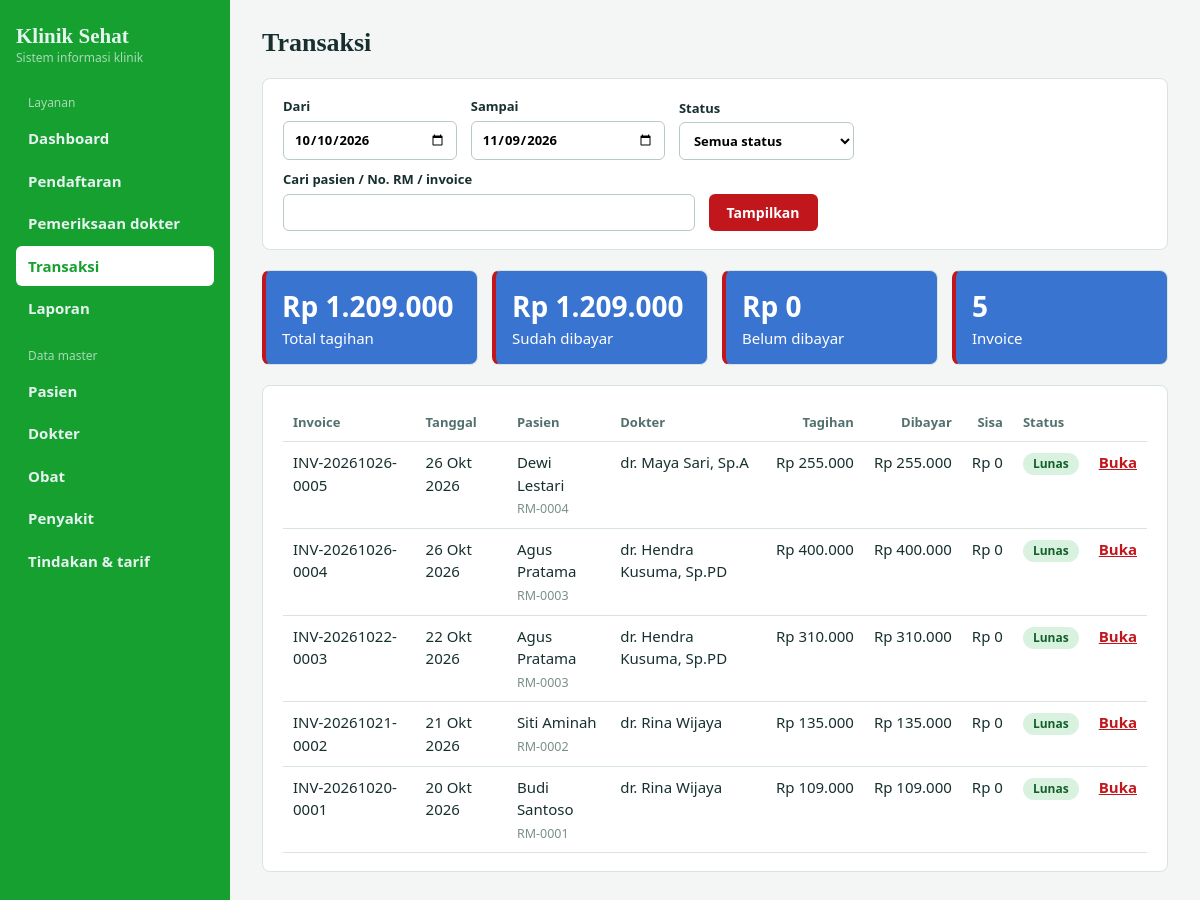
Page /transaksi.php on the committed database.
### tables this page shows
CREATE TABLE transaksi (
    id_transaksi      INT AUTO_INCREMENT PRIMARY KEY,
    no_invoice        VARCHAR(20) NOT NULL UNIQUE,
    id_kunjungan      INT NOT NULL UNIQUE,
    tanggal_transaksi DATETIME NOT NULL DEFAULT CURRENT_TIMESTAMP,
    subtotal          DECIMAL(12,2) NOT NULL DEFAULT 0,
    diskon            DECIMAL(12,2) NOT NULL DEFAULT 0,
    total_tagihan     DECIMAL(12,2) GENERATED ALWAYS AS (subtotal - diskon) STORED,
    total_dibayar     DECIMAL(12,2) NOT NULL DEFAULT 0,
    status_bayar      ENUM('Belum Bayar','Sebagian','Lunas','Batal') NOT NULL DEFAULT 'Belum Bayar',
    catatan           TEXT,
    CONSTRAINT fk_transaksi_kunjungan FOREIGN KEY (id_kunjungan)
        REFERENCES kunjungan(id_kunjungan) ON UPDATE CASCADE ON DELETE RESTRICT,
    CONSTRAINT chk_diskon CHECK (diskon >= 0),
    CONSTRAINT chk_dibayar CHECK (total_dibayar >= 0),
    INDEX idx_tanggal_transaksi (tanggal_transaksi),
    INDEX idx_status_bayar (status_bayar)
);

CREATE TABLE pasien (
    id_pasien       INT AUTO_INCREMENT PRIMARY KEY,
    no_rekam_medis  VARCHAR(15)  NOT NULL UNIQUE,
    nik             CHAR(16)     UNIQUE,
    nama_pasien     VARCHAR(100) NOT NULL,
    tanggal_lahir   DATE         NOT NULL,
    jenis_kelamin   ENUM('L','P') NOT NULL,
    golongan_darah  ENUM('A','B','AB','O','Tidak Tahu') NOT NULL DEFAULT 'Tidak Tahu',
    alamat          TEXT,
    no_telp         VARCHAR(15),
    alergi          TEXT,
    tanggal_daftar  DATETIME     NOT NULL DEFAULT CURRENT_TIMESTAMP,
    INDEX idx_nama_pasien (nama_pasien)
);

CREATE TABLE dokter (
    id_dokter       INT AUTO_INCREMENT PRIMARY KEY,
    nama_dokter     VARCHAR(100) NOT NULL,
    id_spesialisasi INT          NOT NULL,
    no_sip          VARCHAR(30)  NOT NULL UNIQUE,    
    no_telp         VARCHAR(15),
    email           VARCHAR(100),
    status_aktif    TINYINT(1)   NOT NULL DEFAULT 1,
    CONSTRAINT fk_dokter_spesialisasi FOREIGN KEY (id_spesialisasi)
        REFERENCES spesialisasi(id_spesialisasi)
        ON UPDATE CASCADE ON DELETE RESTRICT
);

### transaksi.php (the view, shortened to what this page needs)
<?php
require_once __DIR__ . '/config.php';
$from = tanggal_valid($_GET['dari'] ?? '', date('Y-m-d', strtotime('-30 days')));
$to = tanggal_valid($_GET['sampai'] ?? '', date('Y-m-d'));
$search = trim($_GET['q'] ?? '');
$where = ['DATE(t.tanggal_transaksi) BETWEEN ? AND ?'];
$params = [$from, $to];
$list = rows(
    $pdo,
    'SELECT t.id_transaksi, t.no_invoice, t.tanggal_transaksi, t.total_tagihan, t.total_dibayar, t.status_bayar,
            (t.total_tagihan - t.total_dibayar) AS sisa,
            p.nama_pasien, p.no_rekam_medis, d.nama_dokter
     FROM transaksi t
     JOIN kunjungan k ON k.id_kunjungan = t.id_kunjungan
     JOIN pasien p    ON p.id_pasien = k.id_pasien
     JOIN dokter d    ON d.id_dokter = k.id_dokter
     WHERE ' . implode(' AND ', $where) . '
     ORDER BY t.tanggal_transaksi DESC, t.id_transaksi DESC
     LIMIT 300',
    $params
);
$billed = $received = $outstanding = 0;
foreach ($list as $item) {
    $billed += $item['total_tagihan'];
    $received += $item['total_dibayar'];
    $outstanding += $item['sisa'];
}
head('Transaksi', 'transaksi.php');
?>
<section>
    <form method="get" class="filters">
        <label>
            Dari
            <input type="date" name="dari" value="<?= e($from) ?>">
        </label>
        <label>
            Sampai
            <input type="date" name="sampai" value="<?= e($to) ?>">
        </label>
        <label>
            Status
            <select name="status">
                <option value="">Semua status</option>
            </select>
        </label>
        <label>
            Cari pasien / No. RM / invoice
            <input name="q" value="<?= e($search) ?>">
        </label>
        <button>Tampilkan</button>
    </form>
</section>
<div class="stats">
    <div><b><?= e(rupiah($billed)) ?></b>Total tagihan</div>
    <div><b><?= e(rupiah($received)) ?></b>Sudah dibayar</div>
    <div><b><?= e(rupiah($outstanding)) ?></b>Belum dibayar</div>
    <div><b><?= count($list) ?></b>Invoice</div>
</div>
<section>
    <div class="scroll">
        <table>
            <tr>
                <th>Invoice</th>
                <th>Tanggal</th>
                <th>Pasien</th>
                <th>Dokter</th>
                <th class="n">Tagihan</th>
                <th class="n">Dibayar</th>
                <th class="n">Sisa</th>
                <th>Status</th>
                <th></th>
            </tr>
            <?php foreach ($list as $item): ?>
                <tr>
                    <td><?= e($item['no_invoice']) ?></td>
                    <td><?= e(tgl($item['tanggal_transaksi'])) ?></td>
                    <td>
                        <?= e($item['nama_pasien']) ?><br>
                        <small class="muted"><?= e($item['no_rekam_medis']) ?></small>
                    </td>
                    <td><?= e($item['nama_dokter']) ?></td>
                    <td class="n"><?= e(rupiah($item['total_tagihan'])) ?></td>
                    <td class="n"><?= e(rupiah($item['total_dibayar'])) ?></td>
                    <td class="n"><?= $item['status_bayar'] === 'Batal' ? '-' : e(rupiah($item['sisa'])) ?></td>
                    <td><?= badge($item['status_bayar']) ?></td>
                    <td class="r">
                        <a href="invoice.php?id=<?= e($item['id_transaksi']) ?>">
                            <?= in_array($item['status_bayar'], ['Belum Bayar', 'Sebagian'], true) ? 'Bayar' : 'Buka' ?>
                        </a>
                    </td>
                </tr>
            <?php endforeach; ?>
        </table>
    </div>
</section>
<?php foot(); ?>

### config.php (shortened to what this page needs)
<?php
function e(mixed $value): string
{
    return htmlspecialchars((string) $value, ENT_QUOTES, 'UTF-8');
}
function rupiah(float|int|string $value): string
{
    return 'Rp ' . number_format((float) $value, 0, ',', '.');
}
function tgl(?string $value, bool $withTime = false): string
{
    $time = $value ? strtotime((string) $value) : false;
    $text = date('j', $time) . ' ' . BULAN[(int) date('n', $time)] . ' ' . date('Y', $time);
    return $withTime ? $text . ', ' . date('H:i', $time) : $text;
}
function tanggal_valid(mixed $value, string $default): string
{
    $date = is_string($value) ? DateTime::createFromFormat('!Y-m-d', $value) : false;
    return $default;
}
function badge(string $status): string
{
    $map = [
        'Menunggu' => 'wait', 'Diperiksa' => 'prog', 'Selesai' => 'done', 'Batal' => 'cancel',
        'Belum Bayar' => 'unpaid', 'Sebagian' => 'part', 'Lunas' => 'paid',
    ];
    return '<span class="badge b-' . ($map[$status] ?? 'wait') . '">' . e($status) . '</span>';
}
function rows(PDO $pdo, string $sql, array $params = []): array
{
    $statement = $pdo->prepare($sql);
    $statement->execute($params);
    return $statement->fetchAll();
}
function head(string $title, string $active = ''): void
{
    $menu = [
        'Layanan' => [
            'index.php' => 'Dashboard',
            'kunjungan.php' => 'Pendaftaran',
            'pemeriksaan.php' => 'Pemeriksaan dokter',
            'transaksi.php' => 'Transaksi',
            'laporan.php' => 'Laporan',
        ],
        'Data master' => [
            'master.php?t=pasien' => 'Pasien',
            'master.php?t=dokter' => 'Dokter',
            'master.php?t=obat' => 'Obat',
            'master.php?t=penyakit' => 'Penyakit',
            'master.php?t=tindakan' => 'Tindakan & tarif',
        ],
    ];
    echo '<!doctype html><html lang="id"><head><meta charset="utf-8">'
        . '<meta name="viewport" content="width=device-width,initial-scale=1">'
        . '<title>' . e($title) . ' | Klinik Sehat</title>'
        . '<link rel="stylesheet" href="style.css"></head><body>'
        . '<aside><div class="brand">Klinik Sehat'
        . '<small>Sistem informasi klinik</small></div><nav>';
    foreach ($menu as $group => $items) {
        echo '<div class="nav-group">' . e($group) . '</div>';
        foreach ($items as $u => $n) {
            $class = $u === $active ? ' class="on"' : '';
            echo '<a href="' . e($u) . '"' . $class . '>' . e($n) . '</a>';
        }
    }
    echo '</nav></aside><main><h1>' . e($title) . '</h1>';
}
function foot(): void
{
    echo '</main></body></html>';
}

### style.css (style rules this page uses)
:root { --teal: #16a02f; --teal2: #c1161c; --bg: #f3f6f5; --ink: #17302f; --line: #d9e3e1; --warn: #b3402a; }
* { box-sizing: border-box; }
body { margin: 0; display: flex; min-height: 100vh; color: var(--ink); background: var(--bg); font: 15px/1.5 "Segoe UI", system-ui, sans-serif; }
aside { width: 230px; flex-shrink: 0; padding: 24px 16px; color: #e6f2f0; background: var(--teal); }
.brand { margin-bottom: 28px; font: 700 21px Georgia, serif; }
.brand small { display: block; opacity: 0.7; font: 12px "Segoe UI", sans-serif; }
nav a { display: block; padding: 9px 12px; margin-bottom: 2px; color: inherit; text-decoration: none; border-radius: 6px; }
nav a.on { color: var(--teal); font-weight: 600; background: #fff; }
main { flex: 1; min-width: 0; padding: 28px 32px; }
h1 { margin: 0 0 20px; font: 700 26px Georgia, serif; }
section { padding: 18px 20px; margin-bottom: 20px; background: #fff; border: 1px solid var(--line); border-radius: 8px; }
.stats { display: grid; grid-template-columns: repeat(auto-fit, minmax(170px, 1fr)); gap: 14px; margin-bottom: 20px; }
.stats div { padding: 14px 16px; color: #fff; background: #3a74d1; border: 1px solid var(--line); border-left: 4px solid var(--teal2); border-radius: 8px; }
.stats b { display: block; font-size: 28px; }
label { display: block; font-size: 13px; font-weight: 600; }
input, select, textarea { width: 100%; padding: 8px 10px; margin-top: 4px; font: inherit; background: #fff; border: 1px solid #b9c9c6; border-radius: 6px; }
button { padding: 9px 18px; color: #fff; font: 600 14px "Segoe UI", system-ui, sans-serif; cursor: pointer; background: var(--teal2); border: 0; border-radius: 6px; }
a { color: var(--teal2); font-weight: 600; }
.scroll { overflow-x: auto; }
table { width: 100%; border-collapse: collapse; }
th, td { padding: 9px 10px; text-align: left; vertical-align: top; border-bottom: 1px solid var(--line); }
th { color: #52706d; font-size: 13px; white-space: nowrap; }
td.r { text-align: right; white-space: nowrap; }
.nav-group { margin: 18px 12px 6px; font-size: 12px; opacity: 0.7; }
.nav-group:first-child { margin-top: 0; }
.muted { color: #7a908d; font-weight: 400; }
.badge { display: inline-block; padding: 2px 10px; font-size: 12px; font-weight: 600; white-space: nowrap; border-radius: 999px; }
.b-done, .b-paid { color: #14602a; background: #d9f2df; }
.filters { display: flex; flex-wrap: wrap; gap: 10px 14px; align-items: end; }
.filters label { min-width: 150px; }
th.n, td.n { text-align: right; white-space: nowrap; }

### rows in the picture
transaksi: no_invoice "INV-20261026-0005", tanggal_transaksi "26 Okt 2026", pasien.nama_pasien "Dewi Lestari", pasien.no_rekam_medis "RM-0004", dokter.nama_dokter "dr. Maya Sari, Sp.A", total_tagihan "Rp 255.000", total_dibayar "Rp 255.000", sisa "Rp 0", status_bayar "Lunas", shows "Buka"
transaksi: no_invoice "INV-20261026-0004", tanggal_transaksi "26 Okt 2026", pasien.nama_pasien "Agus Pratama", pasien.no_rekam_medis "RM-0003", dokter.nama_dokter "dr. Hendra Kusuma, Sp.PD", total_tagihan "Rp 400.000", total_dibayar "Rp 400.000", sisa "Rp 0", status_bayar "Lunas", shows "Buka"
transaksi: no_invoice "INV-20261022-0003", tanggal_transaksi "22 Okt 2026", pasien.nama_pasien "Agus Pratama", pasien.no_rekam_medis "RM-0003", dokter.nama_dokter "dr. Hendra Kusuma, Sp.PD", total_tagihan "Rp 310.000", total_dibayar "Rp 310.000", sisa "Rp 0", status_bayar "Lunas", shows "Buka"
transaksi: no_invoice "INV-20261021-0002", tanggal_transaksi "21 Okt 2026", pasien.nama_pasien "Siti Aminah", pasien.no_rekam_medis "RM-0002", dokter.nama_dokter "dr. Rina Wijaya", total_tagihan "Rp 135.000", total_dibayar "Rp 135.000", sisa "Rp 0", status_bayar "Lunas", shows "Buka"
transaksi: no_invoice "INV-20261020-0001", tanggal_transaksi "20 Okt 2026", pasien.nama_pasien "Budi Santoso", pasien.no_rekam_medis "RM-0001", dokter.nama_dokter "dr. Rina Wijaya", total_tagihan "Rp 109.000", total_dibayar "Rp 109.000", sisa "Rp 0", status_bayar "Lunas", shows "Buka"

### other values in the picture
$group "Layanan"
$n "Dashboard"
$n "Pendaftaran"
$n "Pemeriksaan dokter"
$n "Transaksi"
$n "Laporan"
$group "Data master"
$n "Pasien"
$n "Dokter"
$n "Obat"
$n "Penyakit"
$n "Tindakan & tarif"
$title "Transaksi"
rupiah($billed) "Rp 1.209.000"
rupiah($received) "Rp 1.209.000"
